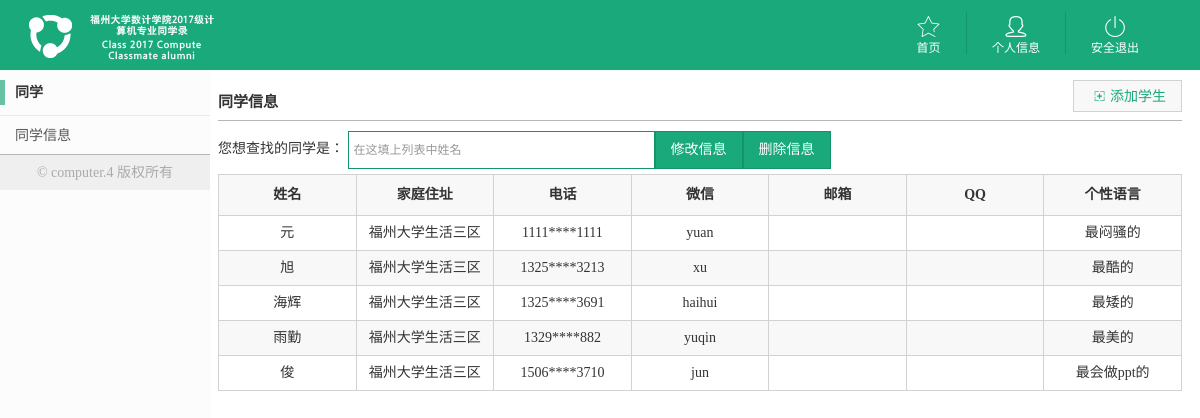
The page /WebGUI/information_student.php on the database its author committed.
### tables this page shows
CREATE TABLE `friend` (
  `phone` varchar(15) NOT NULL,
  `name` text NOT NULL,
  `address` text,
  `weichat` varchar(20) DEFAULT NULL,
  `email` varchar(20) DEFAULT NULL,
  `qq` varchar(14) DEFAULT NULL,
  `character_words` text
);

### WebGUI/information_student.php (the view, shortened to what this page needs)
<?php
include "header.php";
include "leftaside.php";
?>
<section class="rt_wrap content mCustomScrollbar">
	<div class="rt_content">
		<div class="page_title">
			<h2 class="fl">同学信息</h2>
			<a href="student_add.php" class="fr top_rt_btn add_icon">添加学生</a>
		</div>
		<table class="table">
			<tr>
				<th>姓名</th>
				<th>家庭住址</th>
				<th>电话</th>
				<th>微信</th>
				<th>邮箱</th>
				<th>QQ</th>
				<th>个性语言</th>
			</tr>
			<form name="cnum" onsubmit="return go(this)" action="contral_student.php" method="post" class="mtb" style="text-align:right;">
				<input type="text" name="sname" class="textbox textbox_295" placeholder="在这填上列表中姓名"/>
				<input type="submit" name="submit1" value="修改信息" class="group_btn"/>
				<input type="submit" name="submit2" value="删除信息" class="group_btn"/>
			</form>
			<?php
			require 'linkDatebase.php';
			$str="select * from friend";
			$sql = mysqli_query($conn,$str);
			$datarow = mysqli_num_rows($sql);
			for($i=1;$i<=$datarow;$i++)
			{
				$sql_arr = mysqli_fetch_array($sql);
				$name = $sql_arr['name'];
				$phone = $sql_arr['phone'];
				$addr = $sql_arr['address'];
				$wechat = $sql_arr['weichat'];
				$email = $sql_arr['email'];
				$qq = $sql_arr['qq'];
				$notes = $sql_arr['character_words'];
				echo "<td>$name</td>";
				echo "<td>$addr</td><td>$phone</td><td>$wechat</td><td>$email</td><td>$qq</td><td>$notes</td></tr>";
			}
			?>
		</table>
	</div>
</section>
<?php
include "footer.php";
?>

### WebGUI/header.php (shortened to what this page needs)
<!DOCTYPE html>
<html>
<head>
	<link rel="stylesheet" type="text/css" href="css/style.css">
</head>
<body>
<header>
	<h1><a href="index.html"><img src="images/logo.png"/></h1>
	<ul class="rt_nav">
		<li><a href="home.php" class="website_icon">首页</a></li>
		<li><a href="home.php" class="admin_icon">个人信息</a></li>
		<li><a href="clear.php" class="quit_icon">安全退出</a></li>
	</ul>
</header>

### WebGUI/leftaside.php
<aside class="lt_aside_nav content mCustomScrollbar">
	<ul>
		<li>
			<dl>
				<dt>同学</dt>
				<dd><a href="information_student.php">同学信息</a></dd>
			</dl>
		</li>
		<li>
			<p class="btm_infor">© computer.4 版权所有</p>
		</li>
	</ul>
</aside>

### WebGUI/css/style.css (style rules this page uses)
html { overflow-y:hidden; }
body { margin:0; height: 100%; }
button,input,optgroup,select,textarea { color:inherit; font:inherit; margin:0 }
button,html input[type=button],input[type=reset],input[type=submit] { -webkit-appearance:button;cursor:pointer }
input,select,button { outline:none; }
table { border-collapse:collapse; border-spacing:0 }
td,th { padding:0 }
img { vertical-align:middle; border:0 }
html { font-size:50px; -webkit-tap-highlight-color:transparent; height:100%; min-width:320px; overflow-x:hidden }
body { font-family:"Microsoft YaHei"; font-size:.28em; line-height:1; color:#333; background-color:white; }
.h1,.h2,.h3,.h4,.h5,.h6,h1,h2,h3,h4,h5,h6 { font-weight:500; line-height:1.1 }
.h1,.h2,.h3,h1,h2,h3 { margin-top:.28rem; margin-bottom:.14rem }
.h1,h1 { font-size:.364rem }
.h2,h2 { font-size:.2996rem }
button,input,select,textarea { font-family:inherit;font-size:inherit;line-height:inherit }
a { color:#06c1ae;text-decoration:none;outline:0 }
ul { margin:0;padding:0;list-style-type:none }
h6,p { line-height:1.41;text-align:justify;margin:-.2em 0;word-break:break-all }
.add_icon:before { content:"a";margin:0 5px;font-family:'adminthemesregular'; }
.fl { float:left; }
.fr { float:right; }
.mtb { margin:5px 0; overflow:hidden; }
header { background:#19a97b;overflow:hidden; }
header h1 { margin:0;float:left;margin-left:1%; }
header h1 img { width:auto;max-width:300px;height:70px; }
header .rt_nav { float:right;overflow:hidden;margin-right:3%;margin-top:12px; }
header .rt_nav li { float:left;padding:0 25px;text-align:center;border-right:1px #139667 solid; }
header .rt_nav li:last-child { border:none; }
header .rt_nav li a { color:white;font-size:12px;text-shadow:0 0 1px #20af83;display:block; }
header .rt_nav li a:before { font-family:'adminthemesregular';color:white;font-size:30px;display:block; }
header .rt_nav li .website_icon:before { content:"I"; }
header .rt_nav li .admin_icon:before { content:"U"; }
header .rt_nav li .quit_icon:before { content:"Q"; }
.lt_aside_nav { width:210px;height:100%;position:absolute;top:70px;left:0;background:#fcfcfc; }
.lt_aside_nav ul { margin-bottom:75px; }
.lt_aside_nav dl { margin:0; }
.lt_aside_nav dl dt { font-weight:bold;height:45px;line-height:45px;border-bottom:1px #e9e9e9 solid;padding:0 15px;position:relative; }
.lt_aside_nav dl dt:before { position:absolute;width:5px;height:25px;background:#67c1a5;content:"";top:10px;left:0; }
.lt_aside_nav dl dd { margin:0;height:40px;line-height:40px;border-bottom:1px #e9e9e9 dotted; }
.lt_aside_nav dl dd a { display:block;color:#555555;padding:0 15px; }
.lt_aside_nav .btm_infor { height:35px; line-height:35px; width:100%; background:#efefef; border-top:1px #b6b6b6 solid; text-align:center; color:#aaa; }
.rt_wrap { margin-left:218px;margin-right:10px;height:100%;position:relative; }
.rt_content { margin-bottom:80px;margin-right:8px;overflow:hidden; }
.table { width:100%; table-layout:fixed; margin:5px 0; }
.table th { border:1px #d2d2d2 solid; height:40px; line-height:40px; }
.table td { border:1px #d2d2d2 solid; padding:10px 8px; position:relative; text-align: center; }
.table tr:nth-child(odd) { background:#f8f8f8; }
.textbox { border:1px #139667 solid;height:26px;line-height:26px;padding:5px;font-size:12px; vertical-align:middle; }
.textbox_295 { width:295px; }
.group_btn { border:1px #139667 solid; background:#19a97b; color:white; padding:0 15px; height:38px; cursor:pointer; display:inline-block; vertical-align:middle; }
.page_title { height:40px;line-height:40px;border-bottom:1px #b6b6b6 solid;margin:10px 0; }
.page_title h2 { font-size:15px;font-weight:bold; }
.page_title .top_rt_btn { display:inline-block; height:30px; line-height: 30px; padding:0 15px; border:1px #d2d2d2 solid; background:#f8f8f8; color:#19a97b; vertical-align:middle; cursor:pointer; }

### rows shown on the page
friend: name "元", address "福州大学生活三区", phone "1111****1111", weichat "yuan", character_words "最闷骚的"
friend: name "旭", address "福州大学生活三区", phone "1325****3213", weichat "xu", character_words "最酷的"
friend: name "海辉", address "福州大学生活三区", phone "1325****3691", weichat "haihui", character_words "最矮的"
friend: name "雨勤", address "福州大学生活三区", phone "1329****882", weichat "yuqin", character_words "最美的"
friend: name "俊", address "福州大学生活三区", phone "1506****3710", weichat "jun", character_words "最会做ppt的"
